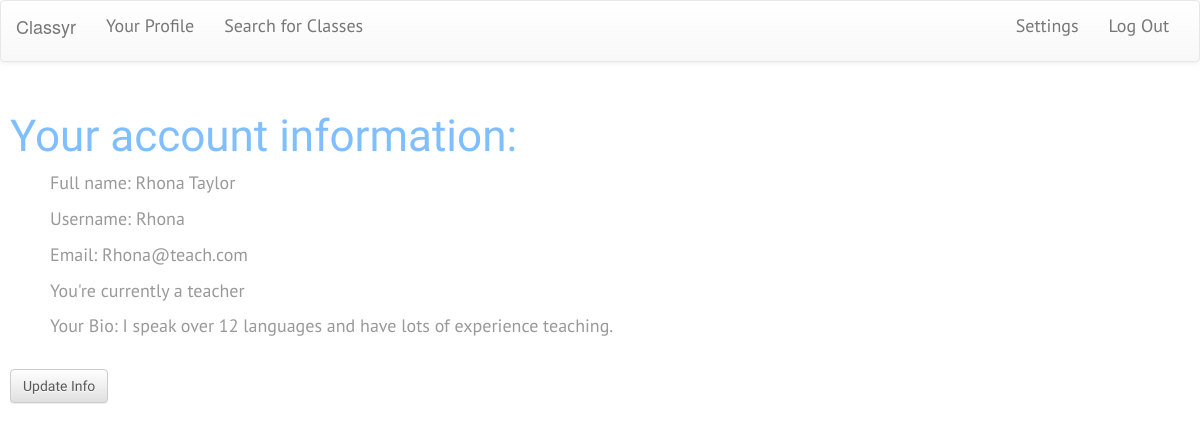
Page /settings/Rhona (signed in) on the committed database.
### model.py (models this page shows)
class User(db.Model):
    __tablename__ = "users"
    user_id = db.Column(db.Integer, primary_key=True, autoincrement=True)
    username = db.Column(db.String(40), nullable=False)
    email = db.Column(db.String(100), nullable=False)
    password = db.Column(db.String(30), nullable=False)
    fname = db.Column(db.String(60))
    lname = db.Column(db.String(100))
    is_teacher = db.Column(db.Boolean, nullable=False)
    image = db.Column(db.String(150))
    bio = db.Column(db.String(300))
    def __repr__(self):
        return "<User user_id={} email={}>".format(self.user_id, self.email)

### server.py (the view)
@app.route('/settings/<user_username>')
def settings(user_username):
    session_id = session["user_id"]
    print "session_id"
    print session_id
    user_email = db.session.query(User).filter(User.user_id == session_id).first()
    print "user_email"
    print user_email
    user_classes = db.session.query(Classroom).join(ClassUser).filter(ClassUser.user_id == session_id).all()
    print user_classes
    print "bonitinha"
    return render_template("settings.html", user_email=user_email, user_classes=user_classes, user_username=user_username)

### model.py (called while the page is built)
    def __repr__(self):
        return "<Class class_id={} language={}>".format(self.class_id, self.language)

### templates/settings.html (shortened to what this page needs)
{% extends 'base.html' %}
{% block body %}
<div class="padding">
<h1> Your account information: </h1>
<ul style="list-style: none">
    <li>Full name: {{ user_email.fname }} {{ user_email.lname }}</li>
    <li>Username: {{ user_email.username }}</li>
    <li>Email: {{ user_email.email }}</li>
    {% if user_email.is_teacher == True %}
        <li>You're currently a teacher</li>
    {% else %}
        <li>You're currently a student</li>
    {% endif %}
        <li>Your Bio:  {{ user_email.bio }}</li>
        <li></li>
</ul>
<button type="submit" class="btn btn-default" name="createit" id="createit" value="Create it!">Update Info</button>
</div>
{% endblock %}

### static/project.css (style rules this page uses)
body { background-image: url(/static/stardust.png) }
h1 { font-family: 'Courgette', cursive; font-size: 44px; color: #80bfff; }
li { font-family: 'PT Sans', sans-serif; font-size: 18px; color: #999999; padding-bottom: 10px; }
.btn-default { font-family: 'Courgette', cursive; color: #595959; }
.padding { padding: 10px; }

### rows in the picture
User: fname "Rhona", lname "Taylor", username "Rhona", email "Rhona@teach.com", bio "I speak over 12 languages and have lots of experience teaching."
